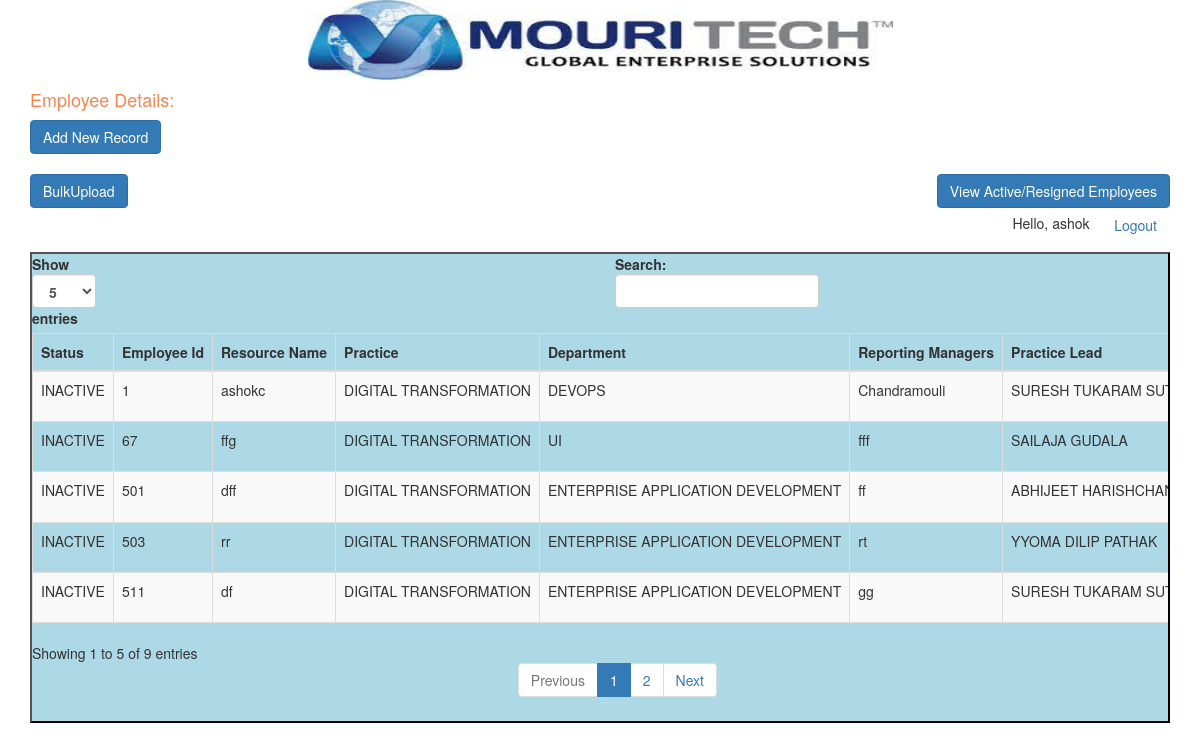
Page /inactive_employees (signed in) on the committed database.
### webapp/models.py (models this page shows, shortened)
class EmployeeDetails(models.Model):
    class Meta:
        verbose_name_plural = 'EmployeeDetails'
    GENDER_CHOICE = (("MALE", "Male"), ("FEMALE", "Female"))
    STATUS_CHOICE = (("ACTIVE","Active"),("INACTIVE","Inactive"),("RESIGN","Resign"))
    PRACTICE_CHOICE = (("DIGITAL TRANSFORMATION","Digital Transformation"),)
    DEPARTMENT_CHOICE = (("DEVOPS","DevOps"),("ENTERPRISE APPLICATION DEVELOPMENT","Enterprise Application Development"),("UI","UI"),("CLOUD SOLUTIONS","Cloud Solutions"),("ENTERPRISE ARCHITECTURE","Enterprise Architecture"),("UX","UX"),("PRODUCT ENGINEERING","Product Engineering"),("MOBILITY","Mobility"),("PROFESSIONAL SERVICES","Professional Services"))
    PRACTICE_LEAD_CHOICE = (("SURESH TUKARAM SUTAR","Suresh Tukaram SUTAR"),("SAILAJA GUDALA","Sailaja GUDALA"),("SRINIVAS KANTTUGA","Srinivas KATTUNGA"),("ABHIJEET BHIKAJI PATIL","Abhijeet Bhikaji PATIL"),("SANJAY PARMANAND BATHEJA","Sanjay Parmanand BATHEJA"),("YYOMA DILIP PATHAK","Vyoma Dilip PATHAK"),("ABHIJEET HARISHCHANDRA ALONE","Abhijeet Harishchandra ALONE"),("NASIR AHMED R","Nasir Ahmed R"))
    status = models.CharField(max_length=100,choices = STATUS_CHOICE,null=True)
    emp_id=models.IntegerField(primary_key=True,null=False)
    resource_name = models.CharField(max_length=100,null=True)
    practice = models.CharField(max_length=100,choices=PRACTICE_CHOICE,default="Digital Transformation",null=True)
    department = models.CharField(max_length=100,choices=DEPARTMENT_CHOICE,null=True)
    reporting_managers = models.CharField(max_length=100,null=True)
    practice_lead = models.CharField(max_length=100,choices=PRACTICE_LEAD_CHOICE,null=True)
    date_of_joining = models.DateField(blank=True , null=True)
    location = models.CharField(max_length=100,null=True)
    mt_experience = models.FloatField(max_length=100,null=True)
    non_mt_experience = models.FloatField(max_length=100,blank=True , null=True)
    gender = models.CharField(max_length=100,choices=GENDER_CHOICE,null=True)
    grade = models.CharField(max_length=100,blank=True , null=True)

### webapp/views.py (the view)
# urls.py: path('inactive_employees',views.inactive_employees,name='inactive_employees'),
@login_required(login_url='login')
def inactive_employees(request):
    if request.user.is_superuser:
        filter_tuple = ("inactive", "INACTIVE")
        employees = EmployeeDetails.objects.filter(status__in=filter_tuple)
        return render(request, "show.html", {'employees': employees})
    else:
        return redirect('addnew')

### webapp/templates/show.html (shortened to what this page needs)
{% extends "base.html" %} {% block title %}Employee Records{% endblock title %} {% block content %} {% load static %}
<img src="{%static 'images/logo1.jpg' %}" alt="img" class="center">
<div class="col-md-12">
    <h4 style="color: rgb(248, 133, 80);"> Employee Details:</h4>
    <div>
        <div class="d-inline p-2 text-white"><a href="/addnew" class="btn btn-primary">Add New Record</a></div>
        <br>
        <span> <a class="btn btn-primary" href="http://127.0.0.1:8000/upload" role="button">BulkUpload</a></span> {% if request.path == '/' %}
        <a href="{% url 'inactive_employees' %}" class='btn btn-primary pull-right'>View Inactive Employees</a> {% else %}
        <a href="{% url 'index' %}" class='btn btn-primary pull-right'>View Active/Resigned Employees</a> {% endif %}
        <div class="d-inline p-2 text-right logout-class">Hello, {{request.user}} &nbsp;
            <a href="{% url 'logout' %}" class="btn btn-alert">Logout</a></div>
    </div>
    <div class="table-responsive">
        <table id="bootstrapdatatable" class="table table-striped table-bordered" width="100%">
            <thead class="text-nowrap">
                <th>Status</th>
                <th>Employee Id</th>
                <th>Resource Name</th>
                <th>Practice</th>
                <th>Department</th>
                <th>Reporting Managers</th>
                <th>Practice Lead</th>
            </thead>
            <tbody class="text-nowrap">
                {% for employee in employees %}
                <tr>
                    <td>{{ employee.status }}</td>
                    <td>{{ employee.emp_id }}</td>
                    <td>{{ employee.resource_name }}</td>
                    <td>{{employee.practice }}</td>
                    <td>{{employee.department }}</td>
                    <td>{{ employee.reporting_managers }}</td>
                    <td>{{employee.practice_lead }}</td>
                </tr>
                {% endfor %}
            </tbody>
        </table>
    </div>
</div>
{% endblock content %}

### webapp/templates/show.html (style rules this page uses)
.table-responsive { border: 2px outset black; background-color: lightblue; }
.logout-class { padding-bottom: 1rem !important; }
.center { display: block; margin-left: auto; margin-right: auto; width: 50%; height: 80px; }

### rows in the picture
EmployeeDetails: status "INACTIVE", emp_id "1", resource_name "ashokc", practice "DIGITAL TRANSFORMATION", department "DEVOPS", reporting_managers "Chandramouli", practice_lead "SURESH TUKARAM…"
EmployeeDetails: status "INACTIVE", emp_id "67", resource_name "ffg", practice "DIGITAL TRANSFORMATION", department "UI", reporting_managers "fff", practice_lead "SAILAJA GUDALA"
EmployeeDetails: status "INACTIVE", emp_id "501", resource_name "dff", practice "DIGITAL TRANSFORMATION", department "ENTERPRISE APPLICATION DEVELOPMENT", reporting_managers "ff", practice_lead "ABHIJEET…"
EmployeeDetails: status "INACTIVE", emp_id "503", resource_name "rr", practice "DIGITAL TRANSFORMATION", department "ENTERPRISE APPLICATION DEVELOPMENT", reporting_managers "rt", practice_lead "YYOMA DILIP PATHAK"
EmployeeDetails: status "INACTIVE", emp_id "511", resource_name "df", practice "DIGITAL TRANSFORMATION", department "ENTERPRISE APPLICATION DEVELOPMENT", reporting_managers "gg", practice_lead "SURESH TUKARAM…"

### other values in the picture
{{ request.user }} "ashok"
